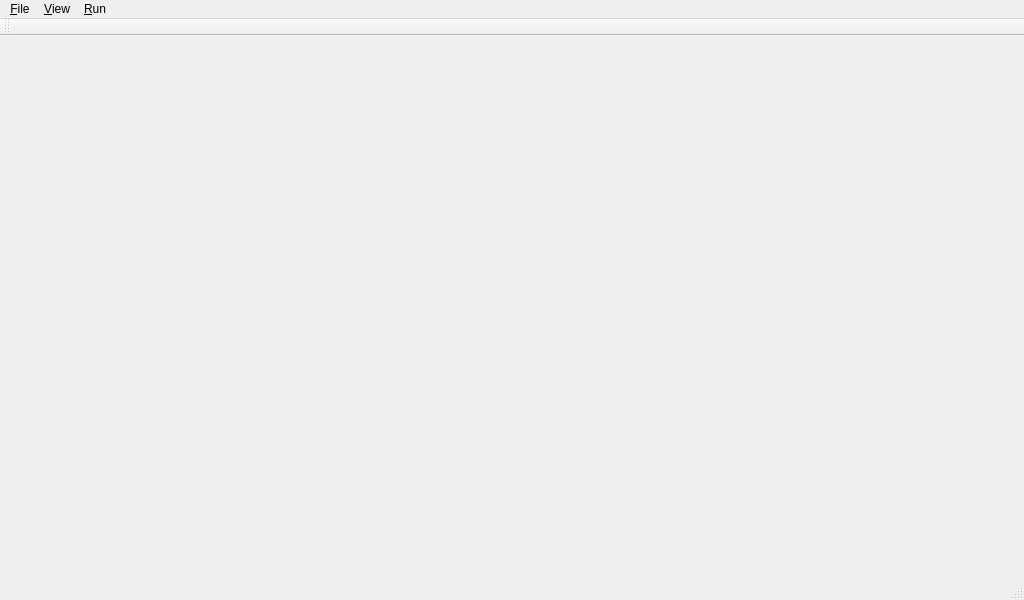
<?xml version="1.0" encoding="UTF-8"?>
<ui version="4.0">
 <class>MainWindow</class>
 <widget class="QMainWindow" name="MainWindow">
  <property name="geometry">
   <rect>
    <x>0</x>
    <y>0</y>
    <width>1024</width>
    <height>600</height>
   </rect>
  </property>
  <property name="windowTitle">
   <string>MainWindow</string>
  </property>
  <widget class="QWidget" name="centralwidget"/>
  <widget class="QMenuBar" name="menubar">
   <property name="geometry">
    <rect>
     <x>0</x>
     <y>0</y>
     <width>1024</width>
     <height>22</height>
    </rect>
   </property>
   <widget class="QMenu" name="menu_File">
    <property name="title">
     <string>&amp;File</string>
    </property>
    <addaction name="action_New"/>
    <addaction name="action_Quit"/>
   </widget>
   <widget class="QMenu" name="menu_View">
    <property name="title">
     <string>&amp;View</string>
    </property>
    <addaction name="action_Show_Logger"/>
   </widget>
   <widget class="QMenu" name="menu_Run">
    <property name="title">
     <string>&amp;Run</string>
    </property>
    <addaction name="action_Start"/>
    <addaction name="action_Pause"/>
    <addaction name="action_Stop"/>
   </widget>
   <addaction name="menu_File"/>
   <addaction name="menu_View"/>
   <addaction name="menu_Run"/>
  </widget>
  <widget class="QStatusBar" name="statusbar"/>
  <widget class="QToolBar" name="toolBar">
   <property name="windowTitle">
    <string>toolBar</string>
   </property>
   <property name="iconSize">
    <size>
     <width>64</width>
     <height>64</height>
    </size>
   </property>
   <attribute name="toolBarArea">
    <enum>TopToolBarArea</enum>
   </attribute>
   <attribute name="toolBarBreak">
    <bool>false</bool>
   </attribute>
  </widget>
  <action name="action_Quit">
   <property name="text">
    <string>&amp;Quit</string>
   </property>
  </action>
  <action name="action_Show_Logger">
   <property name="icon">
    <iconset resource="main_res.qrc">
     <normaloff>:/icons/resources/console_64px_1170180_easyicon.net.png</normaloff>:/icons/resources/console_64px_1170180_easyicon.net.png</iconset>
   </property>
   <property name="text">
    <string>&amp;Show Logger</string>
   </property>
  </action>
  <action name="action_Start">
   <property name="checkable">
    <bool>true</bool>
   </property>
   <property name="icon">
    <iconset resource="main_res.qrc">
     <normaloff>:/icons/resources/start.png</normaloff>:/icons/resources/start.png</iconset>
   </property>
   <property name="text">
    <string>&amp;Start</string>
   </property>
  </action>
  <action name="action_Pause">
   <property name="checkable">
    <bool>true</bool>
   </property>
   <property name="icon">
    <iconset resource="main_res.qrc">
     <normaloff>:/icons/resources/Pause_Pressed_64px_560490_easyicon.net.png</normaloff>:/icons/resources/Pause_Pressed_64px_560490_easyicon.net.png</iconset>
   </property>
   <property name="text">
    <string>&amp;Pause</string>
   </property>
  </action>
  <action name="action_Stop">
   <property name="checkable">
    <bool>true</bool>
   </property>
   <property name="icon">
    <iconset resource="main_res.qrc">
     <normaloff>:/icons/resources/Stop_Pressed_64px_560471_easyicon.net.png</normaloff>:/icons/resources/Stop_Pressed_64px_560471_easyicon.net.png</iconset>
   </property>
   <property name="text">
    <string>&amp;Stop</string>
   </property>
  </action>
  <action name="action_New">
   <property name="text">
    <string>&amp;New</string>
   </property>
  </action>
 </widget>
 <resources>
  <include location="main_res.qrc"/>
 </resources>
 <connections/>
</ui>
